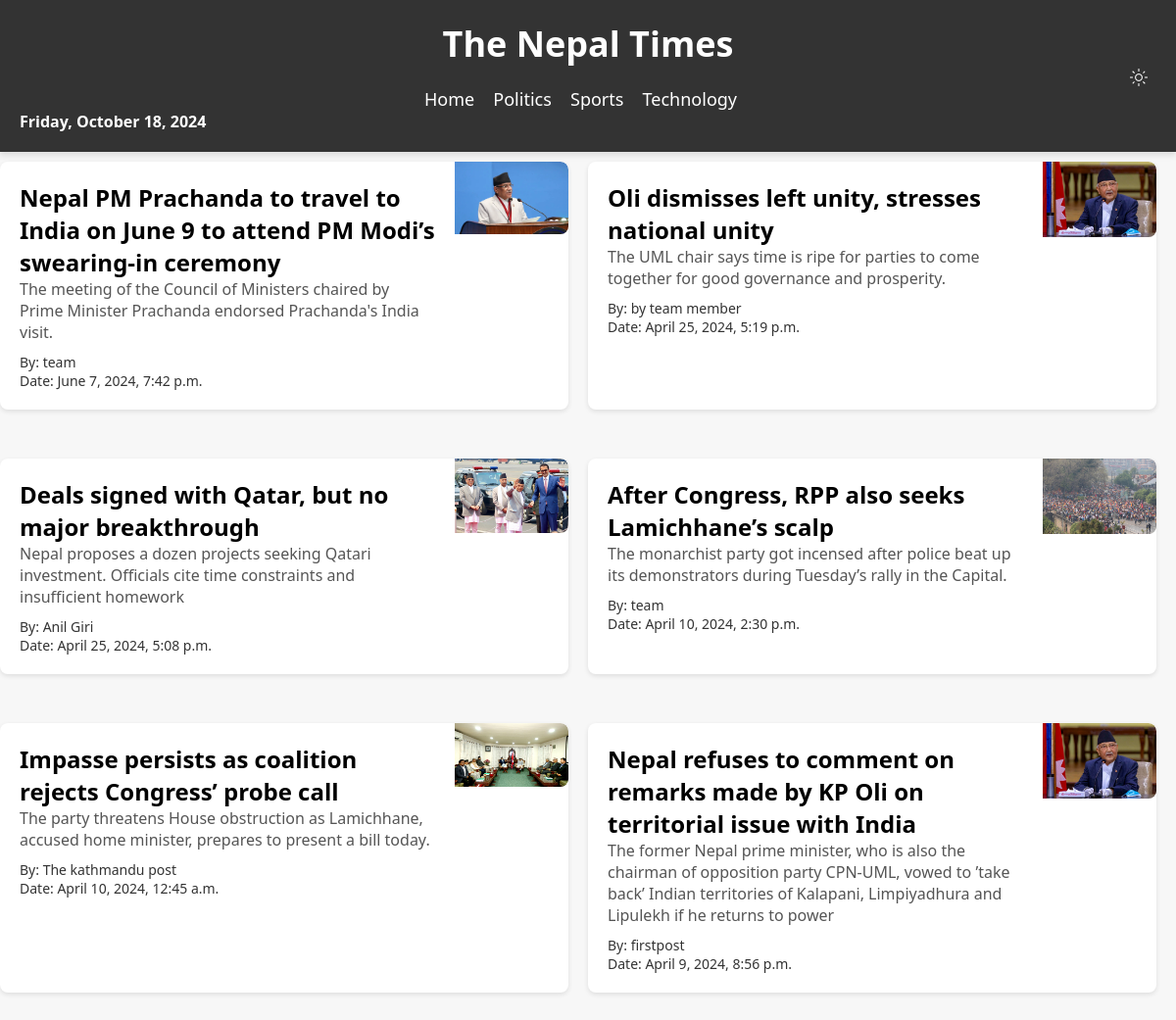
The app's page /politics with its own data.
### myapp/models.py (models this page shows, shortened)
class Newswrite(models.Model):
    heading = models.CharField(max_length=100)
    photo = models.ImageField(upload_to='photos/')
    summary = models.CharField(max_length=200)
    description = models.TextField()
    author = models.CharField(max_length=50)
    date = models.DateTimeField()

### myapp/views.py (the view)
# urls.py: path('politics', views.politics, name='politics'),
def politics(request):
    news_list = Newswrite.objects.all().order_by('-date')
    paginator = Paginator(news_list,2)#putting limit in data
    page_num = request.GET.get('page')#Getting page no
    service_detail = paginator.get_page(page_num)#Final data
    data = {
        'service_detail':service_detail,
        'news_list':news_list,
    }
    return render(request,'politics.html',data)

### templates/politics.html (shortened to what this page needs)
{% extends 'base.html' %}
{% block body %}
<!DOCTYPE html>
<html lang="en">
<head>
    <link rel="stylesheet" href="static/politics.css">
</head>
<body>
    <div class="banner">
        {% for n in news_list %}
        <div class="news-item">
            <div class="news-content">
                <h1><a href="{% url 'politics_detail' pk=n.pk %}">{{ n.heading }}</a></h1>
                <p class="summary">{{ n.summary }}</p>
                <div class="author-date">
                    <p class="author">By: {{ n.author }}</p>
                    <p class="date">Date: {{ n.date }}</p>
                </div>
            </div>
            <div class="news-image-container">
                <img src="{{ n.photo.url }}" alt="{{ n.heading }}" class="news-image">
            </div>
        </div>
        {% endfor %}
</body>
</html>
{% endblock body %}

### static/home.css (style rules this page uses)
* { margin: 0; padding: 0; box-sizing: border-box; }
body { font-family: 'Segoe UI', Tahoma, Geneva, Verdana, sans-serif; background-color: #f7f7f7; color: #333; margin: 0; padding: 0; }
.date { display: flex; align-items: center; justify-content: flex-start; }
p { color: #333; }

### static/politics.css (style rules this page uses)
.banner { display: flex; flex-wrap: wrap; justify-content: space-between; max-width: 1400px; margin: 0 auto; }
.news-item { width: calc(50% - 20px); margin-bottom: 40px; background-color: #fff; box-shadow: 0 2px 5px rgba(0, 0, 0, 0.1); border-radius: 8px; overflow: hidden; display: flex; margin-right: 20px; transition: transform 0.3s ease; margin-top: 10px; }
.news-content { flex: 1; padding: 20px; }
.news-content h1 { font-size: 24px; margin: 0; }
.news-content h1 a { text-decoration: none; color: black; }
.news-content .summary { color: #555; margin-bottom: 10px; }
.author-date { color: #777; font-size: 14px; margin: 0; }
.news-image-container { width: 20%; overflow: hidden; }
.news-image { width: 100%; height: auto; display: block; max-height: 150px; object-fit: cover; border-top-right-radius: 8px; border-bottom-right-radius: 8px; }

### records on screen
Newswrite: heading "Nepal PM Prachanda to travel to India on June 9 to attend PM Modi’s swearing-in ceremony", summary "The meeting of the Council of Ministers chaired by Prime Minister Prachanda endorsed Prachanda's India visit.", author "team", date "June 7, 2024, 7:42 p.m.", photo (picture)
Newswrite: heading "Oli dismisses left unity, stresses national unity", summary "The UML chair says time is ripe for parties to come together for good governance and prosperity.", author "by team member", date "April 25, 2024, 5:19 p.m.", photo (picture)
Newswrite: heading "Deals signed with Qatar, but no major breakthrough", summary "Nepal proposes a dozen projects seeking Qatari investment. Officials cite time constraints and insufficient homework", author "Anil Giri", date "April 25, 2024, 5:08 p.m.", photo (picture)
Newswrite: heading "After Congress, RPP also seeks Lamichhane’s scalp", summary "The monarchist party got incensed after police beat up its demonstrators during Tuesday’s rally in the Capital.", author "team", date "April 10, 2024, 2:30 p.m.", photo (picture)
Newswrite: heading "Impasse persists as coalition rejects Congress’ probe call", summary "The party threatens House obstruction as Lamichhane, accused home minister, prepares to present a bill today.", author "The kathmandu post", date "April 10, 2024, 12:45 a.m.", photo (picture)
Newswrite: heading "Nepal refuses to comment on remarks made by KP Oli on territorial issue with India", summary "The former Nepal prime minister, who is also the chairman of opposition party CPN-UML, vowed to ’take back’ Indian territories of Kalapani, Limpiyadhura and Lipulekh if he returns to power", author "firstpost", date "April 9, 2024, 8:56 p.m.", photo (picture)
